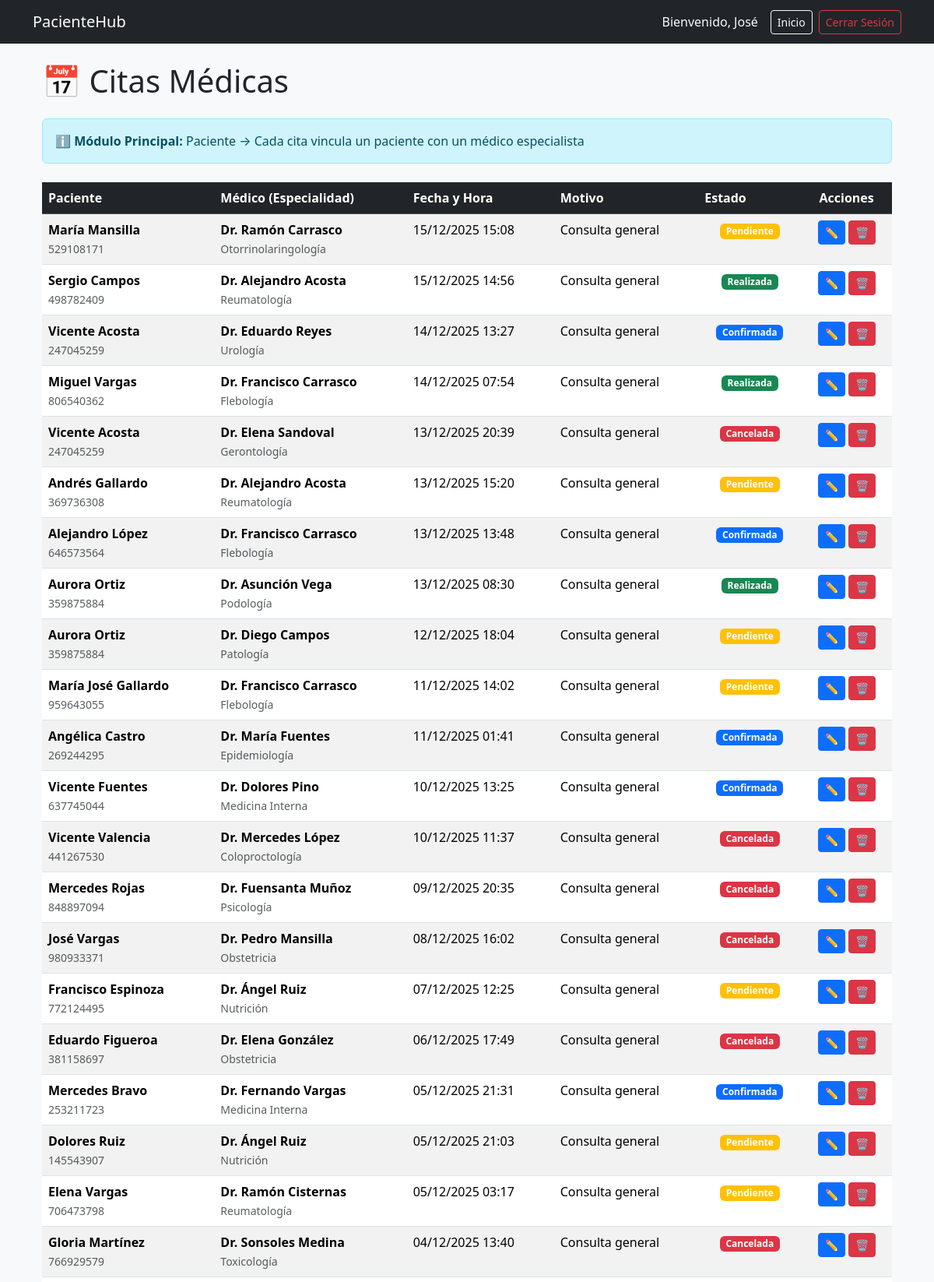
The app's page /cita/listar/ (signed in, upper part) with its own data.
### student/models.py (models this page shows, shortened)
class Paciente(AbstractUser):
    cedula = models.CharField(max_length=10, unique=True)
    telefono = models.CharField(max_length=10)
    fecha_nacimiento = models.DateField()
    direccion = models.TextField()
    email = models.EmailField(unique=True)
    first_name = models.CharField(max_length=150)
    last_name = models.CharField(max_length=150)
    slug = models.SlugField(unique=True, blank=True)

class Cita(models.Model):
    ESTADO_CHOICES = [
        ('pendiente', 'Pendiente'),
        ('confirmada', 'Confirmada'),
        ('realizada', 'Realizada'),
        ('cancelada', 'Cancelada'),
    ]
    paciente = models.ForeignKey(Paciente, on_delete=models.CASCADE)
    medico = models.ForeignKey(Medico, on_delete=models.CASCADE)
    fecha = models.DateTimeField()
    motivo = models.TextField()
    estado = models.CharField(max_length=20, choices=ESTADO_CHOICES, default='pendiente')
    notas = models.TextField(blank=True, null=True)
    slug = models.SlugField(unique=True, blank=True)
    class Meta:
        ordering = ['-fecha']

class Medico(models.Model):
    cedula = models.CharField(max_length=10, unique=True)
    nombre = models.CharField(max_length=100)
    apellido = models.CharField(max_length=100)
    especialidad = models.ForeignKey(Especialidad, on_delete=models.CASCADE)
    email = models.EmailField(unique=True)
    telefono = models.CharField(max_length=10)
    licencia = models.CharField(max_length=20, unique=True)
    slug = models.SlugField(unique=True, blank=True)

class Especialidad(models.Model):
    nombre = models.CharField(max_length=100, unique=True)
    descripcion = models.TextField(blank=True, null=True)
    slug = models.SlugField(unique=True, blank=True)
    class Meta:
        verbose_name_plural = "Especialidades"

### student/views.py (the view)
# urls.py: path("cita/listar/", views.listar_citas, name="listar_citas"),
@login_required(login_url='student:login')
def listar_citas(request):
    citas = Cita.objects.all()
    return render(request, 'cita/listar.html', {'citas': citas})

### student/templates/cita/listar.html (shortened to what this page needs)
{% extends "paciente/base.html" %}
{% block content %}
<div class="container mt-4">
  <h1 class="mb-4">📅 Citas Médicas</h1>
  <div class="alert alert-info mb-4">
    <strong>ℹ️ Módulo Principal:</strong> Paciente → Cada cita vincula un paciente con un médico especialista
  </div>
  {% if citas %}
  <div class="table-responsive">
    <table class="table table-hover table-striped">
      <thead class="table-dark">
        <tr>
          <th>Paciente</th>
          <th>Médico (Especialidad)</th>
          <th>Fecha y Hora</th>
          <th>Motivo</th>
          <th>Estado</th>
          <th class="text-center">Acciones</th>
        </tr>
      </thead>
      <tbody>
        {% for cita in citas %}
        <tr>
          <td>
            <strong>{{ cita.paciente.first_name }} {{ cita.paciente.last_name }}</strong>
            <br><small class="text-muted">{{ cita.paciente.cedula }}</small>
          </td>
          <td>
            <strong>Dr. {{ cita.medico.nombre }} {{ cita.medico.apellido }}</strong>
            <br><small class="text-muted">{{ cita.medico.especialidad.nombre }}</small>
          </td>
          <td>{{ cita.fecha|date:"d/m/Y H:i" }}</td>
          <td>{{ cita.motivo|truncatewords:5 }}</td>
          <td class="text-center">
            <span class="badge {% if cita.estado == 'realizada' %}bg-success{% elif cita.estado == 'confirmada' %}bg-primary{% elif cita.estado == 'pendiente' %}bg-warning{% else %}bg-danger{% endif %}">
              {{ cita.get_estado_display }}
            </span>
          </td>
          <td class="text-center">
            <a class="btn btn-sm btn-primary" href="{% url 'student:editar_cita' cita.slug %}" title="Editar cita">✏️</a>
            <a class="btn btn-sm btn-danger" onclick="return confirm('¿Estás seguro de que deseas eliminar esta cita de {{ cita.paciente.first_name }}?');" href="{% url 'student:eliminar_cita' cita.slug %}" title="Eliminar cita">🗑️</a>
          </td>
        </tr>
        {% endfor %}
      </tbody>
    </table>
  </div>
  {% else %}
  <div class="alert alert-warning text-center">
    <p>No hay citas registradas aún. <a href="{% url 'student:crear_cita' %}">Crear una nueva cita</a></p>
  </div>
  {% endif %}
</div>
{% endblock %}

### student/templates/paciente/base.html (shortened to what this page needs)
<!doctype html>
<html lang="es">
<head>
  <link href="https://cdn.jsdelivr.net/npm/bootstrap@5.3.2/dist/css/bootstrap.min.css" rel="stylesheet">
</head>
<body class="bg-light">
<nav class="navbar navbar-dark bg-dark mb-4">
  <div class="container">
    <a class="navbar-brand" href="{% url 'student:inicio' %}">PacienteHub</a>
    <div class="d-flex align-items-center">
      <span class="navbar-text text-light me-3">
        Bienvenido, {{ user.first_name }}
      </span>
      <a class="btn btn-sm btn-outline-light me-2" href="{% url 'student:inicio' %}">Inicio</a>
      <a class="btn btn-sm btn-outline-danger" href="{% url 'student:logout' %}">Cerrar Sesión</a>
    </div>
  </div>
</nav>
<div class="container">
  {% block content %}{% endblock %}
</div>
</body>
</html>

### records on screen
Paciente: first_name "José"
Cita: paciente.first_name "María", paciente.last_name "Mansilla", paciente.cedula "529108171", medico.nombre "Ramón", medico.apellido "Carrasco", medico.especialidad.nombre "Otorrinolaringología", fecha "15/12/2025 15:08", motivo "Consulta general", estado "Pendiente"
Cita: paciente.first_name "Sergio", paciente.last_name "Campos", paciente.cedula "498782409", medico.nombre "Alejandro", medico.apellido "Acosta", medico.especialidad.nombre "Reumatología", fecha "15/12/2025 14:56", motivo "Consulta general", estado "Realizada"
Cita: paciente.first_name "Vicente", paciente.last_name "Acosta", paciente.cedula "247045259", medico.nombre "Eduardo", medico.apellido "Reyes", medico.especialidad.nombre "Urología", fecha "14/12/2025 13:27", motivo "Consulta general", estado "Confirmada"
Cita: paciente.first_name "Miguel", paciente.last_name "Vargas", paciente.cedula "806540362", medico.nombre "Francisco", medico.apellido "Carrasco", medico.especialidad.nombre "Flebología", fecha "14/12/2025 07:54", motivo "Consulta general", estado "Realizada"
Cita: paciente.first_name "Vicente", paciente.last_name "Acosta", paciente.cedula "247045259", medico.nombre "Elena", medico.apellido "Sandoval", medico.especialidad.nombre "Gerontología", fecha "13/12/2025 20:39", motivo "Consulta general", estado "Cancelada"
Cita: paciente.first_name "Andrés", paciente.last_name "Gallardo", paciente.cedula "369736308", medico.nombre "Alejandro", medico.apellido "Acosta", medico.especialidad.nombre "Reumatología", fecha "13/12/2025 15:20", motivo "Consulta general", estado "Pendiente"
Cita: paciente.first_name "Alejandro", paciente.last_name "López", paciente.cedula "646573564", medico.nombre "Francisco", medico.apellido "Carrasco", medico.especialidad.nombre "Flebología", fecha "13/12/2025 13:48", motivo "Consulta general", estado "Confirmada"
Cita: paciente.first_name "Aurora", paciente.last_name "Ortiz", paciente.cedula "359875884", medico.nombre "Asunción", medico.apellido "Vega", medico.especialidad.nombre "Podología", fecha "13/12/2025 08:30", motivo "Consulta general", estado "Realizada"
Cita: paciente.first_name "Aurora", paciente.last_name "Ortiz", paciente.cedula "359875884", medico.nombre "Diego", medico.apellido "Campos", medico.especialidad.nombre "Patología", fecha "12/12/2025 18:04", motivo "Consulta general", estado "Pendiente"
Cita: paciente.first_name "María José", paciente.last_name "Gallardo", paciente.cedula "959643055", medico.nombre "Francisco", medico.apellido "Carrasco", medico.especialidad.nombre "Flebología", fecha "11/12/2025 14:02", motivo "Consulta general", estado "Pendiente"
Cita: paciente.first_name "Angélica", paciente.last_name "Castro", paciente.cedula "269244295", medico.nombre "María", medico.apellido "Fuentes", medico.especialidad.nombre "Epidemiología", fecha "11/12/2025 01:41", motivo "Consulta general", estado "Confirmada"
Cita: paciente.first_name "Vicente", paciente.last_name "Fuentes", paciente.cedula "637745044", medico.nombre "Dolores", medico.apellido "Pino", medico.especialidad.nombre "Medicina Interna", fecha "10/12/2025 13:25", motivo "Consulta general", estado "Confirmada"
Cita: paciente.first_name "Vicente", paciente.last_name "Valencia", paciente.cedula "441267530", medico.nombre "Mercedes", medico.apellido "López", medico.especialidad.nombre "Coloproctología", fecha "10/12/2025 11:37", motivo "Consulta general", estado "Cancelada"
Cita: paciente.first_name "Mercedes", paciente.last_name "Rojas", paciente.cedula "848897094", medico.nombre "Fuensanta", medico.apellido "Muñoz", medico.especialidad.nombre "Psicología", fecha "09/12/2025 20:35", motivo "Consulta general", estado "Cancelada"
Cita: paciente.first_name "José", paciente.last_name "Vargas", paciente.cedula "980933371", medico.nombre "Pedro", medico.apellido "Mansilla", medico.especialidad.nombre "Obstetricia", fecha "08/12/2025 16:02", motivo "Consulta general", estado "Cancelada"
Cita: paciente.first_name "Francisco", paciente.last_name "Espinoza", paciente.cedula "772124495", medico.nombre "Ángel", medico.apellido "Ruiz", medico.especialidad.nombre "Nutrición", fecha "07/12/2025 12:25", motivo "Consulta general", estado "Pendiente"
Cita: paciente.first_name "Eduardo", paciente.last_name "Figueroa", paciente.cedula "381158697", medico.nombre "Elena", medico.apellido "González", medico.especialidad.nombre "Obstetricia", fecha "06/12/2025 17:49", motivo "Consulta general", estado "Cancelada"
Cita: paciente.first_name "Mercedes", paciente.last_name "Bravo", paciente.cedula "253211723", medico.nombre "Fernando", medico.apellido "Vargas", medico.especialidad.nombre "Medicina Interna", fecha "05/12/2025 21:31", motivo "Consulta general", estado "Confirmada"
Cita: paciente.first_name "Dolores", paciente.last_name "Ruiz", paciente.cedula "145543907", medico.nombre "Ángel", medico.apellido "Ruiz", medico.especialidad.nombre "Nutrición", fecha "05/12/2025 21:03", motivo "Consulta general", estado "Pendiente"
Cita: paciente.first_name "Elena", paciente.last_name "Vargas", paciente.cedula "706473798", medico.nombre "Ramón", medico.apellido "Cisternas", medico.especialidad.nombre "Reumatología", fecha "05/12/2025 03:17", motivo "Consulta general", estado "Pendiente"
Cita: paciente.first_name "Gloria", paciente.last_name "Martínez", paciente.cedula "766929579", medico.nombre "Sonsoles", medico.apellido "Medina", medico.especialidad.nombre "Toxicología", fecha "04/12/2025 13:40", motivo "Consulta general", estado "Cancelada"
